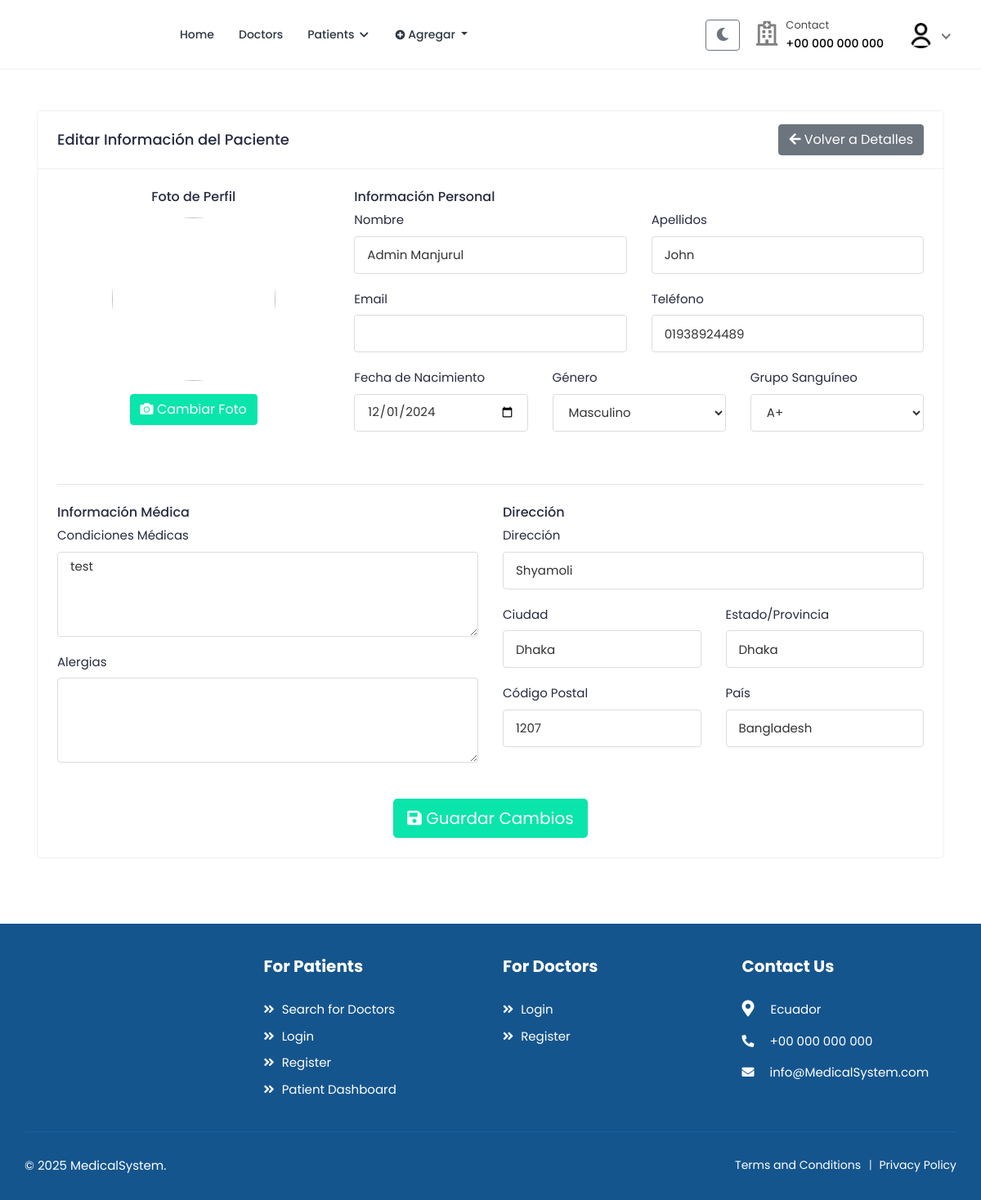
The page /patients/patient/32/edit/ (signed in) on the database as committed earlier.
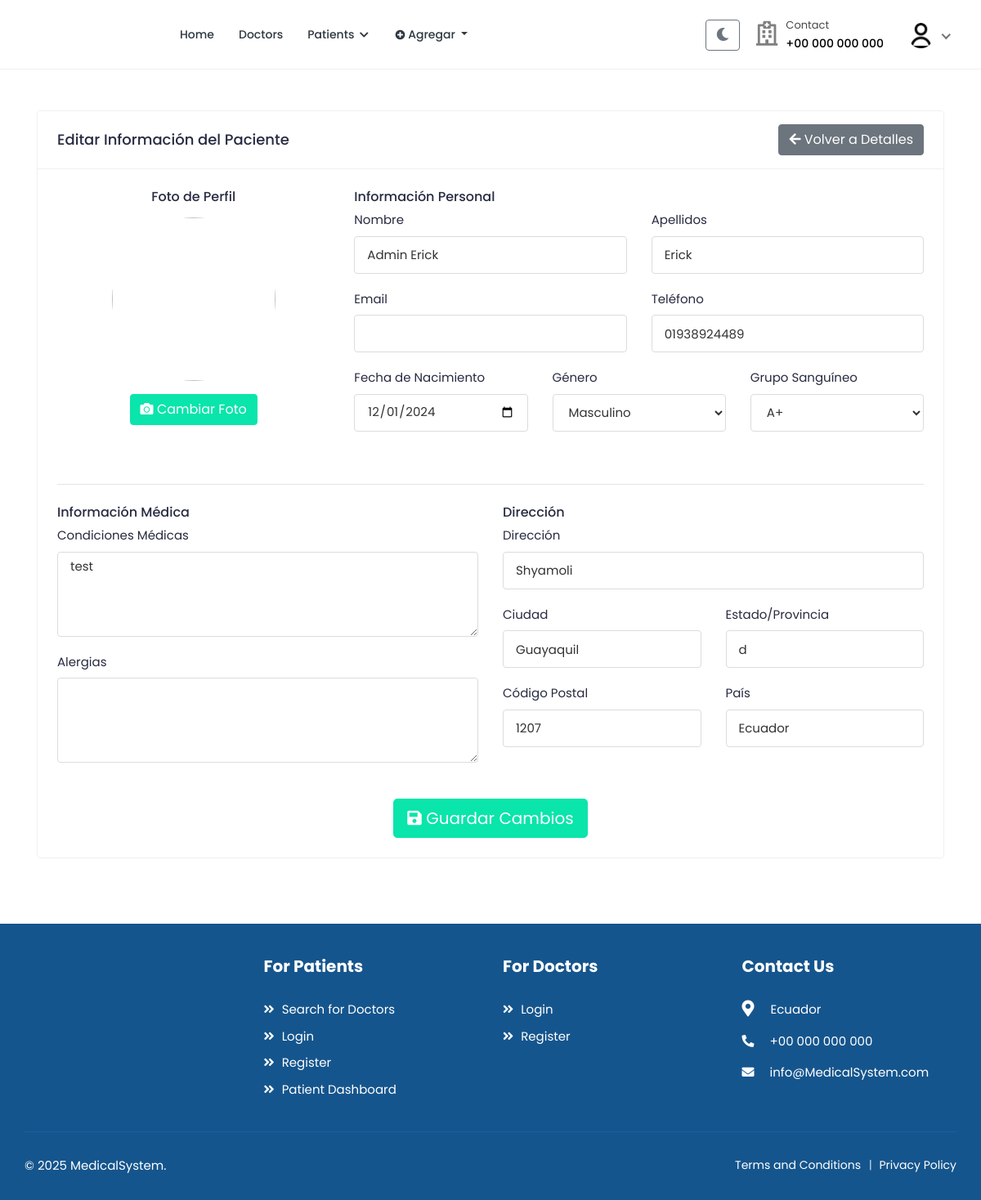
The same page on the database as committed later.
### accounts/models.py (models this page shows, shortened)
class User(AbstractUser):
    class RoleChoices(models.TextChoices):
        DOCTOR = "doctor", "Doctor"
        PATIENT = "patient", "Patient"
    username = models.CharField(max_length=30, unique=True)
    role = models.CharField(
        choices=RoleChoices.choices,
        max_length=20,
        default="patient",
        error_messages={"required": "Role must be provided"},
    )
    email = models.EmailField(
        blank=True,
        error_messages={
            "unique": "A user with that email already exists.",
        },
    )
    first_name = models.CharField(max_length=150, blank=True)
    last_name = models.CharField(max_length=150, blank=True)
    registration_number = models.IntegerField(null=True, blank=True)
    USERNAME_FIELD = "username"
    REQUIRED_FIELDS = []
    objects = CustomUserManager()
    def get_full_name(self):
        full_name = "%s %s" % (self.first_name, self.last_name)
        return full_name.strip() or self.username

class Profile(models.Model):
    user = models.OneToOneField(User, on_delete=models.CASCADE, related_name="profile")
    avatar = models.ImageField(default="defaults/user.png", upload_to=profile_photo_directory_path)
    image = models.ImageField(upload_to='profiles/', null=True, blank=True)
    bio = models.TextField(blank=True, null=True)
    phone = models.CharField(max_length=20, blank=True, null=True)
    dob = models.DateField(blank=True, null=True)
    about = models.TextField(blank=True, null=True)
    specialization = models.CharField(max_length=255, blank=True, null=True)
    gender = models.CharField(max_length=10,
                              choices=
                              [("male", "Male"),
                               ("female", "Female"),
                               ("other", "Other")],blank=True,)
    address = models.TextField(blank=True, null=True)
    city = models.CharField(max_length=100, blank=True)
    state = models.CharField(max_length=100, blank=True)
    postal_code = models.CharField(max_length=20, blank=True)
    country = models.CharField(max_length=100, blank=True)
    price_per_consultation = models.DecimalField(max_digits=10, decimal_places=2, null=True, blank=True)
    is_available = models.BooleanField(default=True)
    blood_group = models.CharField(max_length=5,
        choices=[
            ("A+", "A+"),
            ("A-", "A-"),
            ("B+", "B+"),
            ("B-", "B-"),
            ("O+", "O+"),
            ("O-", "O-"),
            ("AB+", "AB+"),
            ("AB-", "AB-"),
        ],
        blank=True,
        null=True,
    )
    allergies = models.TextField(blank=True, null=True)
    medical_conditions = models.TextField(blank=True, null=True)
    experience = models.PositiveIntegerField(default=0)
    @property
    def image(self):
        return (
            self.avatar.url
            if self.avatar.storage.exists(self.avatar.name)
            else f"{settings.MEDIA_URL}defaults/user.png"
        )

### patients/views.py (the view, shortened to what this page needs)
class PatientEditView(LoginRequiredMixin, UpdateView):
    model = User
    template_name = "patients/patient-edit.html"
    form_class = PatientProfileForm
    def get_queryset(self):
        return User.objects.filter(role="patient")
    def get_context_data(self, **kwargs):
        context = super().get_context_data(**kwargs)
        context["blood_group_choices"] = [
            ("A+", "A+"),
            ("A-", "A-"),
            ("B+", "B+"),
            ("B-", "B-"),
            ("O+", "O+"),
            ("O-", "O-"),
            ("AB+", "AB+"),
            ("AB-", "AB-"),
        ]
        return context

### accounts/managers.py (called while the page is built)
    def get(self, *args, **kwargs):
        return super().select_related("profile").get(*args, **kwargs)

### templates/patients/patient-edit.html (shortened to what the changed rows need)
{% extends 'base.html' %}
{% load static %}
{% block content %}
<div class="content">
    <div class="container">
        <div class="row">
            <div class="col-md-12">
                <div class="card">
                    <div class="card-body">
                        <form method="post" enctype="multipart/form-data">
                            <div class="row">
                                <div class="col-md-8">
                                    <div class="row">
                                        <div class="col-md-6 form-group">
                                            <label>Nombre</label>
                                            <input type="text" name="first_name" class="form-control" value="{{ object.first_name }}" required>
                                        </div>
                                        <div class="col-md-6 form-group">
                                            <label>Apellidos</label>
                                            <input type="text" name="last_name" class="form-control" value="{{ object.last_name }}" required>
                                        </div>
                                    </div>
                                    <div class="row">
                                        <div class="col-md-6 form-group">
                                            <label>Teléfono</label>
                                            <input type="text" name="phone" class="form-control" value="{{ object.profile.phone|default:'' }}">
                                        </div>
                                    </div>
                                    <div class="row">
                                        <div class="col-md-4 form-group">
                                            <label>Fecha de Nacimiento</label>
                                            <input type="date" name="dob" class="form-control" value="{{ object.profile.dob|date:'Y-m-d'|default:'' }}">
                                        </div>
                                        <div class="col-md-4 form-group">
                                            <label>Género</label>
                                            <select name="gender" class="form-control">
                                                <option value="male" {% if object.profile.gender == 'male' %}selected{% endif %}>Masculino</option>
                                            </select>
                                        </div>
                                        <div class="col-md-4 form-group">
                                            <label>Grupo Sanguíneo</label>
                                            <select name="blood_group" class="form-control">
                                                {% for bg_value, bg_name in blood_group_choices %}
                                                <option value="{{ bg_value }}" {% if object.profile.blood_group == bg_value %}selected{% endif %}>{{ bg_name }}</option>
                                                {% endfor %}
                                            </select>
                                        </div>
                                    </div>
                                </div>
                            </div>
                            <div class="row">
                                <div class="col-md-6">
                                    <div class="form-group">
                                        <label>Condiciones Médicas</label>
                                        <textarea name="medical_conditions" class="form-control" rows="4">{{ object.profile.medical_conditions|default:'' }}</textarea>
                                    </div>
                                </div>
                                <div class="col-md-6">
                                    <div class="form-group">
                                        <label>Dirección</label>
                                        <input type="text" name="address" class="form-control" value="{{ object.profile.address|default:'' }}">
                                    </div>
                                    <div class="row">
                                        <div class="col-md-6 form-group">
                                            <label>Ciudad</label>
                                            <input type="text" name="city" class="form-control" value="{{ object.profile.city|default:'' }}">
                                        </div>
                                        <div class="col-md-6 form-group">
                                            <label>Estado/Provincia</label>
                                            <input type="text" name="state" class="form-control" value="{{ object.profile.state|default:'' }}">
                                        </div>
                                    </div>
                                    <div class="row">
                                        <div class="col-md-6 form-group">
                                            <label>Código Postal</label>
                                            <input type="text" name="postal_code" class="form-control" value="{{ object.profile.postal_code|default:'' }}">
                                        </div>
                                        <div class="col-md-6 form-group">
                                            <label>País</label>
                                            <input type="text" name="country" class="form-control" value="{{ object.profile.country|default:'' }}">
                                        </div>
                                    </div>
                                </div>
                            </div>
                        </form>
                    </div>
                </div>
            </div>
        </div>
    </div>
</div>
{% endblock %}

### templates/includes/navbar.html (shortened to what this page needs)
{% load static %}
<header class="header">
    <nav class="navbar navbar-expand-lg header-nav">
        <div class="navbar-header">
            <a href="{% url 'core:home' %}" class="navbar-brand logo">
            </a>
        </div>
        <div class="main-menu-wrapper">
            <ul class="main-nav">
                <li {% if request.path == '/' %}class="active"{% endif %}>
                    <a href="{% url 'core:home' %}">Home</a>
                </li>
                <li class="has-submenu{% if request.path == '/doctors/' %} active {% endif %}">
                    <a href="{% url 'doctors:list' %}">Doctors</a>
                </li>
                {% if not user.is_authenticated %}
                    <li class="login-link">
                        <a href="{% url 'accounts:login' %}">Login / Signup</a>
                    </li>
                {% elif user.role == 'patient' %}
                    <li class="has-submenu {% if request.path == '/patients/' %} active {% endif %}">
                        <a href="#">Patients <i class="fas fa-chevron-down"></i></a>
                    </li>
                {% endif %}
                 {% if user.is_authenticated %}
                <li class="nav-item dropdown">
                    <a class="nav-link dropdown-toggle" href="#" role="button" data-toggle="dropdown" aria-expanded="false">
                        <i class="fas fa-plus-circle"></i> Agregar
                    </a>
                </li>
                {% endif %}
            </ul>
        </div>
        <ul class="nav header-navbar-rht">
            <li class="nav-item">
                <button id="theme-toggle" class="btn btn-outline-secondary" title="Toggle dark mode">
                </button>
            </li>
            <li class="nav-item contact-item">
                <div class="header-contact-img">
                    <i class="far fa-hospital"></i>
                </div>
                <div class="header-contact-detail">
                    <p class="contact-header">Contact</p>
                    <p class="contact-info-header"> +00 000 000 000</p>
                </div>
            </li>
            {% if not user.is_authenticated %}
                <li class="nav-item">
                    <a class="nav-link header-login" href="{% url 'accounts:login' %}">Login / Signup </a>
                </li>
            {% else %}
                <li class="nav-item dropdown has-arrow logged-item">
                    <a href="#" class="dropdown-toggle nav-link" data-toggle="dropdown">
                        <span class="user-img">
                            <img class="rounded-circle" src="{{ user.profile.image }}" width="31" alt="{{ user.username }}">
                        </span>
                    </a>
                </li>
            {% endif %}
        </ul>
    </nav>
</header>

Rows that differ between the two databases and show on the page:
changed User "Masculino": first_name "Admin Manjurul" → "Admin Erick"; last_name "John" → "Erick"; city "Dhaka" → "Guayaquil"; state "Dhaka" → "d"; country "Bangladesh" → "Ecuador"
